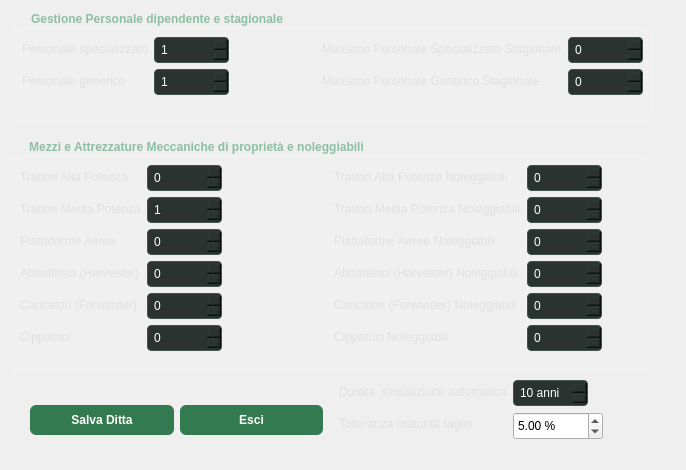
<?xml version="1.0" encoding="UTF-8"?>
<ui version="4.0">
 <class>FormDitta</class>
 <widget class="QWidget" name="FormDitta">
  <property name="geometry">
   <rect>
    <x>0</x>
    <y>0</y>
    <width>686</width>
    <height>470</height>
   </rect>
  </property>
  <property name="minimumSize">
   <size>
    <width>686</width>
    <height>470</height>
   </size>
  </property>
  <property name="maximumSize">
   <size>
    <width>686</width>
    <height>470</height>
   </size>
  </property>
  <property name="windowTitle">
   <string>Gestione dati ditta</string>
  </property>
  <property name="styleSheet">
   <string notr="true">/* Sfondo applicato SOLO alla finestra principale della form */
QWidget#FormDitta {
    background-color: qlineargradient(x1:0, y1:0, x2:0, y2:1, 
                                      stop:0 #1e2622, stop:1 #121715);
    color: #ffffff;
}

/* Stile dei contenitori di gruppo */
QGroupBox {
    background-color: rgba(255, 255, 255, 0.04);
    border: 1px solid rgba(255, 255, 255, 0.12);
    border-radius: 8px;
    margin-top: 15px;
    font-weight: bold;
}

/* Titoli dei GroupBox */
QGroupBox::title {
    subcontrol-origin: margin;
    subcontrol-position: top left;
    left: 12px;
    color: #8cbfa4; /* Verde salvia chiaro */
    padding: 0 5px;
}

/* Campi numerici di inserimento */
QSpinBox {
    background-color: #2a332f;
    border: 1px solid #44544c;
    border-radius: 4px;
    padding: 4px;
    color: #ffffff;
    min-width: 65px;
}

/* Evidenziazione del campo quando l'utente ci clicca dentro */
QSpinBox:focus {
    border: 1px solid #8cbfa4;
    background-color: #313c37;
}

/* Etichette di testo statiche dentro la form */
QLabel {
    color: #e0e0e0;
}

/* Pulsante di salvataggio finale */
QPushButton {
    background-color: #347a50;
    color: white;
    border: none;
    border-radius: 6px;
    font-weight: bold;
    min-height: 30px;
}

/* Effetto al passaggio del mouse sul pulsante */
QPushButton:hover {
    background-color: #419663;
}

/* Effetto al click sul pulsante */
QPushButton:pressed {
    background-color: #245939;
}</string>
  </property>
  <widget class="QGroupBox" name="groupBox">
   <property name="geometry">
    <rect>
     <x>12</x>
     <y>12</y>
     <width>641</width>
     <height>109</height>
    </rect>
   </property>
   <property name="title">
    <string>Gestione Personale dipendente e stagionale</string>
   </property>
   <layout class="QHBoxLayout" name="horizontalLayout_2">
    <item>
     <layout class="QFormLayout" name="formLayout">
      <property name="labelAlignment">
       <set>Qt::AlignmentFlag::AlignLeading|Qt::AlignmentFlag::AlignLeft|Qt::AlignmentFlag::AlignVCenter</set>
      </property>
      <property name="formAlignment">
       <set>Qt::AlignmentFlag::AlignLeading|Qt::AlignmentFlag::AlignLeft|Qt::AlignmentFlag::AlignTop</set>
      </property>
      <item row="0" column="0">
       <widget class="QLabel" name="label_2">
        <property name="text">
         <string>Personale specializzato</string>
        </property>
       </widget>
      </item>
      <item row="0" column="1">
       <widget class="QSpinBox" name="spin_operaio_A">
        <property name="maximumSize">
         <size>
          <width>75</width>
          <height>16777215</height>
         </size>
        </property>
        <property name="toolTip">
         <string>Inserire il numero personale specializzato</string>
        </property>
        <property name="minimum">
         <number>1</number>
        </property>
        <property name="maximum">
         <number>200</number>
        </property>
       </widget>
      </item>
      <item row="1" column="0">
       <widget class="QLabel" name="label">
        <property name="text">
         <string>Personale generico</string>
        </property>
       </widget>
      </item>
      <item row="1" column="1">
       <widget class="QSpinBox" name="spin_operaio_B">
        <property name="maximumSize">
         <size>
          <width>75</width>
          <height>16777215</height>
         </size>
        </property>
        <property name="toolTip">
         <string>Inserire il numero personale genericolizzato</string>
        </property>
        <property name="minimum">
         <number>1</number>
        </property>
        <property name="maximum">
         <number>200</number>
        </property>
       </widget>
      </item>
     </layout>
    </item>
    <item>
     <layout class="QFormLayout" name="formLayout_3">
      <property name="labelAlignment">
       <set>Qt::AlignmentFlag::AlignLeading|Qt::AlignmentFlag::AlignLeft|Qt::AlignmentFlag::AlignVCenter</set>
      </property>
      <property name="formAlignment">
       <set>Qt::AlignmentFlag::AlignLeading|Qt::AlignmentFlag::AlignLeft|Qt::AlignmentFlag::AlignTop</set>
      </property>
      <item row="0" column="0">
       <widget class="QLabel" name="label_10">
        <property name="text">
         <string>Massimo Personale Specializzato Stagionale</string>
        </property>
       </widget>
      </item>
      <item row="1" column="0">
       <widget class="QLabel" name="label_11">
        <property name="text">
         <string>Massimo Personale Generico Stagionale</string>
        </property>
       </widget>
      </item>
      <item row="0" column="1">
       <widget class="QSpinBox" name="spin_operaio_A_noleggio">
        <property name="maximumSize">
         <size>
          <width>75</width>
          <height>16777215</height>
         </size>
        </property>
        <property name="toolTip">
         <string>Personale specializzato presente sul mercato degli stagionali</string>
        </property>
        <property name="maximum">
         <number>100</number>
        </property>
       </widget>
      </item>
      <item row="1" column="1">
       <widget class="QSpinBox" name="spin_operaio_B_noleggio">
        <property name="maximumSize">
         <size>
          <width>75</width>
          <height>16777215</height>
         </size>
        </property>
        <property name="toolTip">
         <string>Personale generico presente sul mercato degli stagional</string>
        </property>
       </widget>
      </item>
     </layout>
    </item>
   </layout>
  </widget>
  <widget class="QGroupBox" name="groupBox_2">
   <property name="geometry">
    <rect>
     <x>10</x>
     <y>140</y>
     <width>641</width>
     <height>231</height>
    </rect>
   </property>
   <property name="title">
    <string>Mezzi e Attrezzature Meccaniche di proprietà e noleggiabili</string>
   </property>
   <layout class="QHBoxLayout" name="horizontalLayout_3">
    <item>
     <layout class="QFormLayout" name="formLayout_2">
      <property name="labelAlignment">
       <set>Qt::AlignmentFlag::AlignLeading|Qt::AlignmentFlag::AlignLeft|Qt::AlignmentFlag::AlignVCenter</set>
      </property>
      <property name="formAlignment">
       <set>Qt::AlignmentFlag::AlignLeading|Qt::AlignmentFlag::AlignLeft|Qt::AlignmentFlag::AlignTop</set>
      </property>
      <item row="0" column="0">
       <widget class="QLabel" name="label_3">
        <property name="text">
         <string>Trattori Alta Potenza</string>
        </property>
       </widget>
      </item>
      <item row="0" column="1">
       <widget class="QSpinBox" name="spin_trattori_alta">
        <property name="maximumSize">
         <size>
          <width>75</width>
          <height>16777215</height>
         </size>
        </property>
        <property name="toolTip">
         <string>Numero trattori alta potenza di proprietà</string>
        </property>
        <property name="maximum">
         <number>100</number>
        </property>
       </widget>
      </item>
      <item row="1" column="0">
       <widget class="QLabel" name="label_4">
        <property name="text">
         <string>Trattori Media Potenza</string>
        </property>
       </widget>
      </item>
      <item row="1" column="1">
       <widget class="QSpinBox" name="spin_trattori_media">
        <property name="maximumSize">
         <size>
          <width>75</width>
          <height>16777215</height>
         </size>
        </property>
        <property name="toolTip">
         <string>Numero trattori media potenza di proprietà</string>
        </property>
        <property name="minimum">
         <number>1</number>
        </property>
        <property name="maximum">
         <number>100</number>
        </property>
       </widget>
      </item>
      <item row="2" column="0">
       <widget class="QLabel" name="label_5">
        <property name="text">
         <string>Piattaforme Aeree</string>
        </property>
       </widget>
      </item>
      <item row="2" column="1">
       <widget class="QSpinBox" name="spin_piattaforme">
        <property name="maximumSize">
         <size>
          <width>75</width>
          <height>16777215</height>
         </size>
        </property>
        <property name="toolTip">
         <string>Numero piattaforme potenza di proprietà</string>
        </property>
        <property name="maximum">
         <number>100</number>
        </property>
       </widget>
      </item>
      <item row="3" column="0">
       <widget class="QLabel" name="label_6">
        <property name="text">
         <string>Abbattitrici (Harvester)</string>
        </property>
       </widget>
      </item>
      <item row="3" column="1">
       <widget class="QSpinBox" name="spin_harvester">
        <property name="maximumSize">
         <size>
          <width>75</width>
          <height>16777215</height>
         </size>
        </property>
        <property name="toolTip">
         <string>Numero Harvester di proprietà</string>
        </property>
       </widget>
      </item>
      <item row="4" column="0">
       <widget class="QLabel" name="label_7">
        <property name="text">
         <string>Caricatori (Forwarder)</string>
        </property>
       </widget>
      </item>
      <item row="4" column="1">
       <widget class="QSpinBox" name="spin_forwarder">
        <property name="maximumSize">
         <size>
          <width>75</width>
          <height>16777215</height>
         </size>
        </property>
        <property name="toolTip">
         <string>Numero Forwarder di proprietà</string>
        </property>
       </widget>
      </item>
      <item row="5" column="0">
       <widget class="QLabel" name="label_8">
        <property name="text">
         <string>Cippatrici</string>
        </property>
       </widget>
      </item>
      <item row="5" column="1">
       <widget class="QSpinBox" name="spin_cippatrici">
        <property name="maximumSize">
         <size>
          <width>75</width>
          <height>16777215</height>
         </size>
        </property>
        <property name="toolTip">
         <string>Numero Cippatrici di proprietà</string>
        </property>
       </widget>
      </item>
     </layout>
    </item>
    <item>
     <layout class="QFormLayout" name="formLayout_4">
      <property name="labelAlignment">
       <set>Qt::AlignmentFlag::AlignLeading|Qt::AlignmentFlag::AlignLeft|Qt::AlignmentFlag::AlignVCenter</set>
      </property>
      <item row="0" column="0">
       <widget class="QLabel" name="label_12">
        <property name="text">
         <string>Trattori Alta Potenza Noleggiabili</string>
        </property>
       </widget>
      </item>
      <item row="0" column="1">
       <widget class="QSpinBox" name="spin_trattori_alta_noleggio">
        <property name="maximumSize">
         <size>
          <width>75</width>
          <height>16777215</height>
         </size>
        </property>
        <property name="toolTip">
         <string>Trattori Alta Potenza noleggiabili</string>
        </property>
       </widget>
      </item>
      <item row="1" column="0">
       <widget class="QLabel" name="label_13">
        <property name="text">
         <string>Trattori Media Potenza Noleggiabili</string>
        </property>
       </widget>
      </item>
      <item row="1" column="1">
       <widget class="QSpinBox" name="spin_trattori_media_noleggio">
        <property name="maximumSize">
         <size>
          <width>75</width>
          <height>16777215</height>
         </size>
        </property>
        <property name="toolTip">
         <string>Trattori Media Potenza noleggiabili</string>
        </property>
       </widget>
      </item>
      <item row="2" column="0">
       <widget class="QLabel" name="label_14">
        <property name="text">
         <string>Piattaforme Aeree Noleggiabili</string>
        </property>
       </widget>
      </item>
      <item row="2" column="1">
       <widget class="QSpinBox" name="spin_piattaforme_noleggio">
        <property name="maximumSize">
         <size>
          <width>75</width>
          <height>16777215</height>
         </size>
        </property>
        <property name="toolTip">
         <string>Piattoforme noleggiabili</string>
        </property>
       </widget>
      </item>
      <item row="3" column="0">
       <widget class="QLabel" name="label_15">
        <property name="text">
         <string>Abbattitrici (Harvester) Noleggiabili</string>
        </property>
       </widget>
      </item>
      <item row="3" column="1">
       <widget class="QSpinBox" name="spin_harvester_noleggio">
        <property name="maximumSize">
         <size>
          <width>75</width>
          <height>16777215</height>
         </size>
        </property>
        <property name="toolTip">
         <string>Harvester noleggiabili</string>
        </property>
       </widget>
      </item>
      <item row="4" column="0">
       <widget class="QLabel" name="label_16">
        <property name="text">
         <string>Caricatori (Forwarder) Noleggiabili</string>
        </property>
       </widget>
      </item>
      <item row="4" column="1">
       <widget class="QSpinBox" name="spin_forwarder_noleggio">
        <property name="maximumSize">
         <size>
          <width>75</width>
          <height>16777215</height>
         </size>
        </property>
        <property name="toolTip">
         <string>Forwarder noleggiabili</string>
        </property>
       </widget>
      </item>
      <item row="5" column="1">
       <widget class="QSpinBox" name="spin_cippatrici_noleggio">
        <property name="maximumSize">
         <size>
          <width>75</width>
          <height>16777215</height>
         </size>
        </property>
        <property name="toolTip">
         <string>Cippatrici noleggiabili</string>
        </property>
       </widget>
      </item>
      <item row="5" column="0">
       <widget class="QLabel" name="label_17">
        <property name="text">
         <string>Cippatrici Noleggiabili</string>
        </property>
       </widget>
      </item>
     </layout>
    </item>
   </layout>
  </widget>
  <widget class="QWidget" name="horizontalLayoutWidget">
   <property name="geometry">
    <rect>
     <x>20</x>
     <y>380</y>
     <width>631</width>
     <height>80</height>
    </rect>
   </property>
   <layout class="QHBoxLayout" name="horizontalLayout_4">
    <item>
     <layout class="QHBoxLayout" name="horizontalLayout">
      <property name="leftMargin">
       <number>10</number>
      </property>
      <property name="rightMargin">
       <number>10</number>
      </property>
      <item>
       <widget class="QPushButton" name="btn_salva">
        <property name="toolTip">
         <string/>
        </property>
        <property name="text">
         <string>Salva Ditta</string>
        </property>
       </widget>
      </item>
      <item>
       <widget class="QPushButton" name="btn_esci">
        <property name="text">
         <string>Esci</string>
        </property>
       </widget>
      </item>
     </layout>
    </item>
    <item>
     <layout class="QFormLayout" name="formLayout_5">
      <property name="labelAlignment">
       <set>Qt::AlignmentFlag::AlignLeading|Qt::AlignmentFlag::AlignLeft|Qt::AlignmentFlag::AlignVCenter</set>
      </property>
      <item row="0" column="1">
       <widget class="QSpinBox" name="spin_durata_piano">
        <property name="maximumSize">
         <size>
          <width>75</width>
          <height>16777215</height>
         </size>
        </property>
        <property name="toolTip">
         <string>Inserire il numero di anni per simulazione Batch</string>
        </property>
        <property name="suffix">
         <string> anni</string>
        </property>
        <property name="minimum">
         <number>10</number>
        </property>
        <property name="maximum">
         <number>50</number>
        </property>
        <property name="singleStep">
         <number>10</number>
        </property>
        <property name="value">
         <number>10</number>
        </property>
       </widget>
      </item>
      <item row="0" column="0">
       <widget class="QLabel" name="label_9">
        <property name="text">
         <string>Durata  simulazione automatica</string>
        </property>
       </widget>
      </item>
      <item row="1" column="0">
       <widget class="QLabel" name="label_18">
        <property name="text">
         <string>Tolleranza maturità taglio</string>
        </property>
       </widget>
      </item>
      <item row="1" column="1">
       <widget class="QDoubleSpinBox" name="spin_tolleranza">
        <property name="minimumSize">
         <size>
          <width>90</width>
          <height>28</height>
         </size>
        </property>
        <property name="maximumSize">
         <size>
          <width>90</width>
          <height>16777215</height>
         </size>
        </property>
        <property name="toolTip">
         <string>Percentuale di tolleranza al diametro standar degli alberi per la maturità di taglio</string>
        </property>
        <property name="prefix">
         <string/>
        </property>
        <property name="suffix">
         <string> %</string>
        </property>
        <property name="maximum">
         <double>100.000000000000000</double>
        </property>
        <property name="value">
         <double>5.000000000000000</double>
        </property>
       </widget>
      </item>
     </layout>
    </item>
   </layout>
  </widget>
 </widget>
 <resources/>
 <connections/>
</ui>
